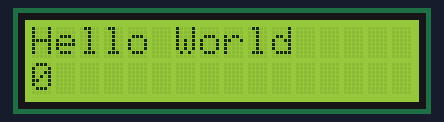
Simulated run of this sketch. Board: Arduino Uno, built with avr-gcc and run on an emulated ATmega328P. Shown: 16×2 character LCD.

Above: at 0.1 s.
At 4.1 s:
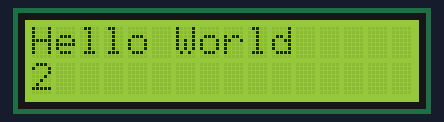
At 9.1 s:
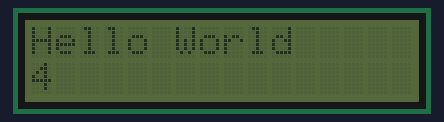
At 18.2 s:
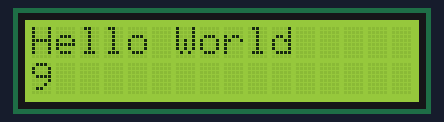
At 27.2 s:
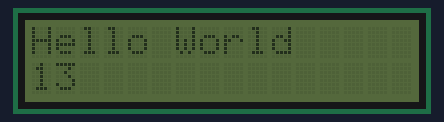
At 37.2 s:
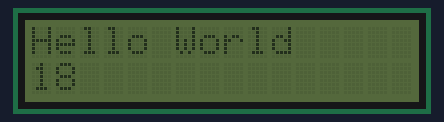

The sketch:

Assignment10.ino
```cpp
// C++ code
//
#include <Adafruit_LiquidCrystal.h>

int seconds = 0;

Adafruit_LiquidCrystal lcd_1(0);

void setup()
{
  lcd_1.begin(16,2);

  lcd_1.print("Hello World");
}

void loop()
{
  lcd_1.setCursor(0,1);
  lcd_1.print(seconds);
  lcd_1.setBacklight(1);
  delay(1000); // Wait for 1000 millisecond(s)
  lcd_1.setBacklight(0);
  delay(1000); // Wait for 1000 millisecond(s)
  seconds +=1;
}
```

Measured:
- what the display in image 1 shows lasts 1.0 s, from 4.1 s to 5.1 s
